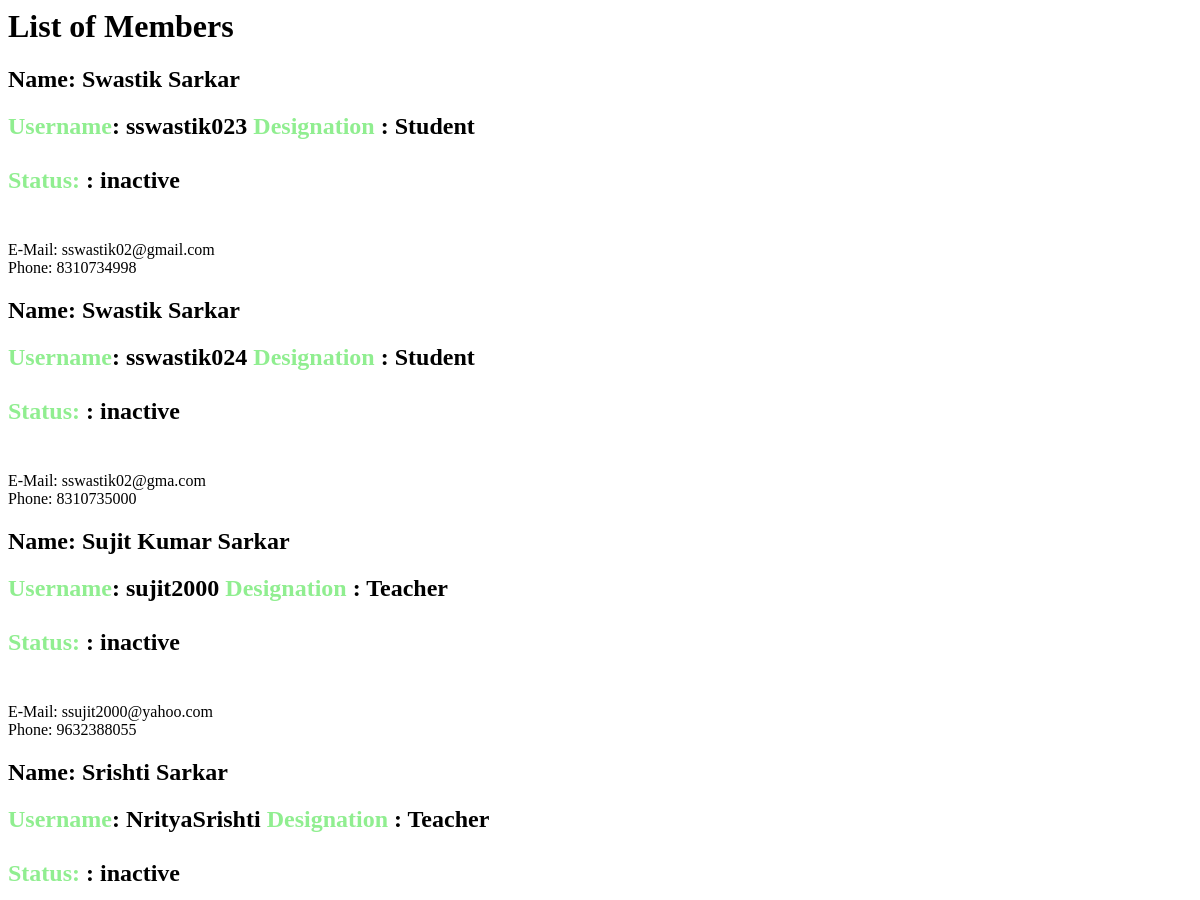
/list (upper part), run on an earlier commit of the app's database.
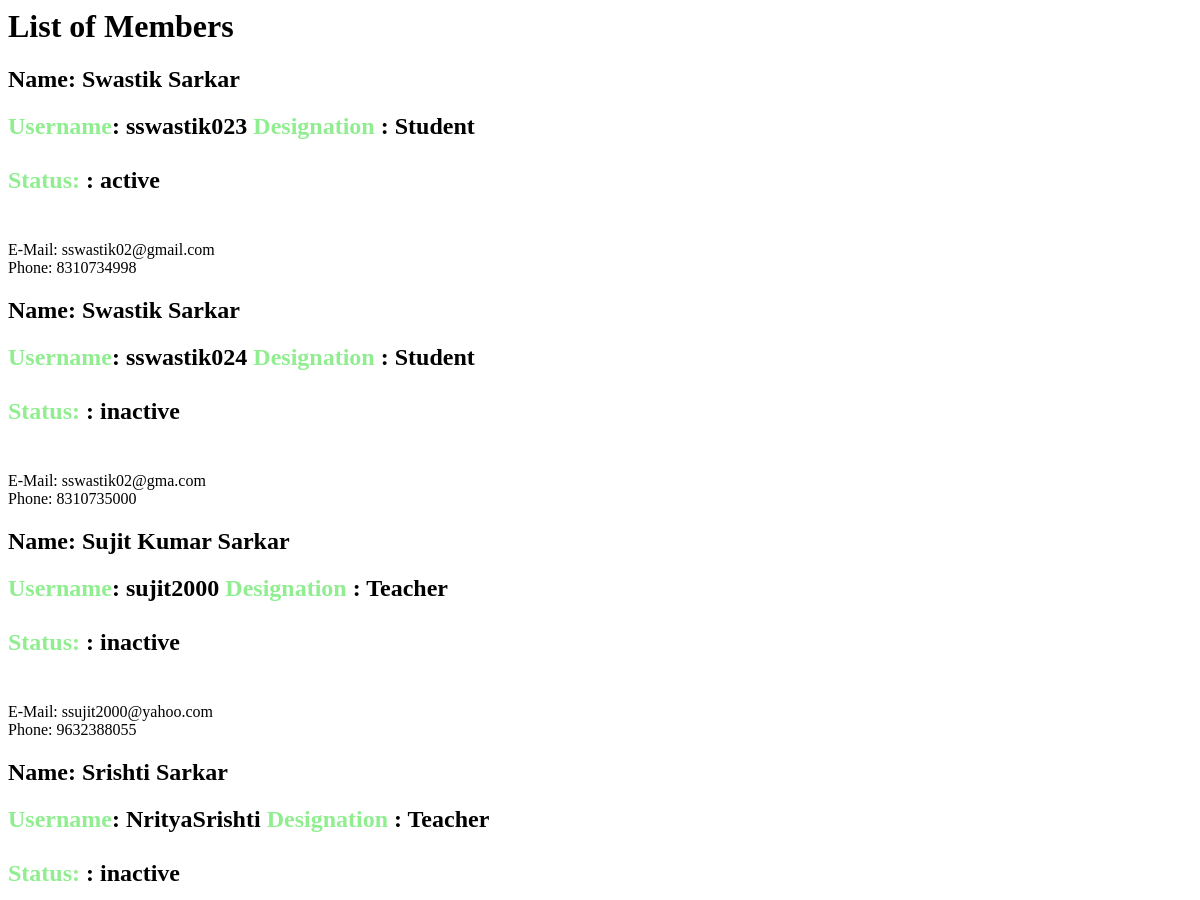
And on a later commit of the database.
### member/models.py (models this page shows, shortened)
class  member (models.Model):
    first_name=models.CharField(max_length=50, help_text="First Name")
    last_name=models.CharField(max_length=50, help_text="Last Name")
    username=models.CharField(max_length=50,unique=True, help_text="Username")
    password=models.CharField(max_length=100,validators=[password_len_validator], help_text="Password")
    post=models.CharField(max_length=50,choices=post_choices,default='Student',verbose_name='Designation')
    mail=models.EmailField(max_length=100, unique=True, verbose_name="E-Mail")
    phone=models.IntegerField(validators=[phone_number_validator], unique=True, help_text="Phone No. (10 digits)")
    current=models.CharField(max_length=50,default="inactive")

### member/views.py (the view)
# urls.py: path('list', views.memberList, name="list"),
def memberList(request):
    members = member.objects.all()
    return render(request, 'memberList.html', {"members": members})

### member/templates/memberList.html
<h1>List of Members</h1>
 {% for member in members %}
    <h2>Name: {{member.first_name}} {{member.last_name}} <br> </h2>
    <h2><span style="color: lightgreen;">Username</span>:
        {{member.username}}
        <span style="color: lightgreen;"> Designation</span> :
         {{member.post}} <br><br>
         <span style="color: lightgreen;"> Status:</span> :
         {{member.current}} <br><br>
    </h2>
    <p>E-Mail: {{member.mail}} <br>Phone: {{member.phone}} </p>
 {% endfor %}

What changed in the data, as far as the page shows it:
changed member "sswastik023": current "inactive" → "active"
